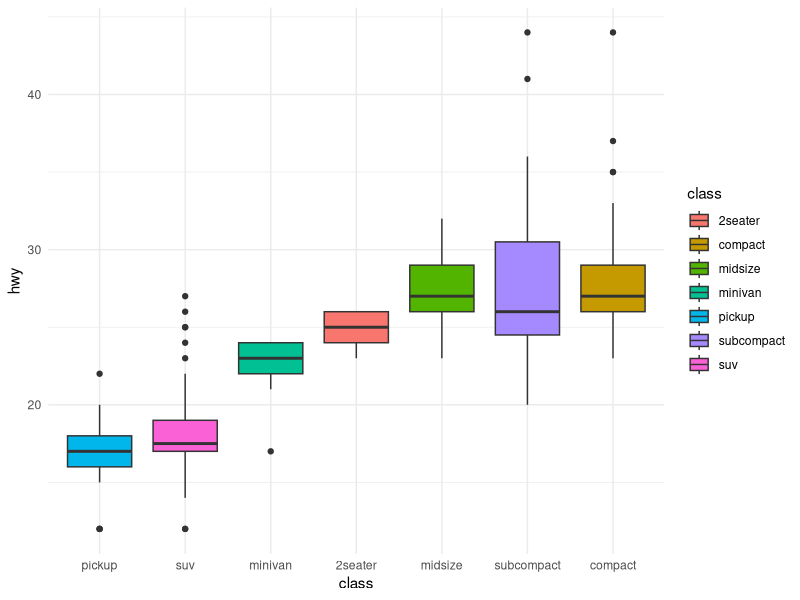

Recreate this plot in R.
## ---- chunk 1
library(tidyverse)
## ---- chunk 2
mpg %>%
  ggplot( aes(x=reorder(class, hwy), y=hwy, fill=class)) + 
    geom_boxplot() +
    xlab("class") +
  theme_minimal() 
